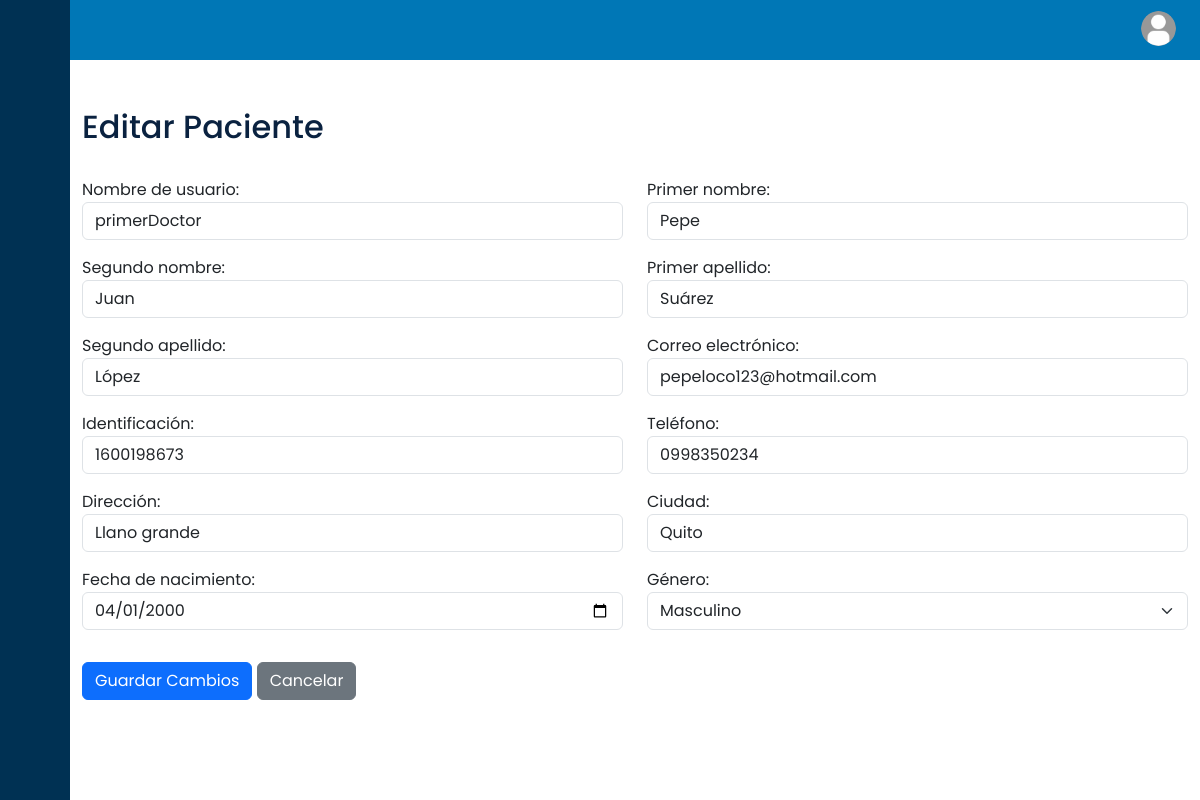
Page /core/edit_patient/3/ (signed in) on the committed database.
### core/models.py (models this page shows, shortened)
class User(AbstractUser):
    middle_name = models.CharField(max_length=30, blank=True, null=True)
    maternal_surname = models.CharField(max_length=30, blank=True, null=True)
    identification = models.CharField(max_length=13, blank=True, null=True)
    address = models.CharField(max_length=50, blank=True, null=True)
    city = models.CharField(max_length=15, blank=True, null=True)
    phone_number = models.CharField(max_length=10, blank=True, null=True)
    birth_date = models.DateField(blank=True, null=True)
    GENRE_CHOICES = [
        ('M', 'Masculino'),
        ('F', 'Femenino'),
    ]
    genre = models.CharField(
        max_length=1, choices=GENRE_CHOICES, blank=False, null=False)

### core/views/patient_views.py (the view)
@login_required
def create_or_edit_patient(request, patient_id=None):
    is_editing = patient_id is not None
    patient = None
    if is_editing:
        patient = get_object_or_404(User, pk=patient_id)
    if request.method == 'POST':
        form = UserForm(request.POST, instance=patient)
        if form.is_valid():
            try:
                patient = form.save(commit=False)
                if not is_editing:
                    password = generate_password()
                    patient.set_password(password)
                patient.modified_by = request.user
                patient.save()
                if not is_editing:
                    patient_group, created = Group.objects.get_or_create(
                        name='Paciente')
                    patient.groups.add(patient_group)
                    messages.success(
                        request, f'Paciente creado con éxito. La contraseña generada es: {password}'
                    )
                else:
                    messages.success(
                        request, 'Paciente actualizado con éxito.')
                return redirect('manage_patients')
            except Exception as e:
                messages.error(
                    request, f'Error al guardar el paciente: {str(e)}')
        else:
            for field, errors in form.errors.items():
                for error in errors:
                    messages.error(
                        request, f"{form.fields[field].label}: {error}")
    else:
        if patient and patient.birth_date:
            patient.birth_date = patient.birth_date.strftime('%Y-%m-%d')
        form = UserForm(instance=patient)
    return render(request, 'receptionist/create_or_edit_patient.html', {
        'form': form,
        'is_editing': is_editing
    })

### core/context_processors.py (called while the page is built)
def group_context(request):
    if request.user.is_authenticated:
        return {
            'is_paciente': request.user.groups.filter(name='Paciente').exists(),
            'is_administrador': request.user.groups.filter(name='Administrador').exists(),
            'is_secretaria': request.user.groups.filter(name='Secretaria').exists(),
            'is_doctor': request.user.groups.filter(name='Doctor').exists(),
        }
    return {}

### core/templates/receptionist/create_or_edit_patient.html (shortened to what this page needs)
{% extends 'shared/base.html' %}
{% block content %}
<div class="container mt-5">
    <h2>
        {% if is_editing %}
            Editar Paciente
        {% else %}
            Crear Paciente
        {% endif %}
    </h2>
    <br>
    <form method="post">
        <div class="row">
            <div class="col-md-6 mb-3">
                {{ form.username.label_tag }}
                {{ form.username }}
            </div>
            <div class="col-md-6 mb-3">
                {{ form.first_name.label_tag }}
                {{ form.first_name }}
            </div>
        </div>
        <div class="row">
            <div class="col-md-6 mb-3">
                {{ form.middle_name.label_tag }}
                {{ form.middle_name }}
            </div>
            <div class="col-md-6 mb-3">
                {{ form.last_name.label_tag }}
                {{ form.last_name }}
            </div>
        </div>
        <div class="row">
            <div class="col-md-6 mb-3">
                {{ form.maternal_surname.label_tag }}
                {{ form.maternal_surname }}
            </div>
            <div class="col-md-6 mb-3">
                {{ form.email.label_tag }}
                {{ form.email }}
            </div>
        </div>
        <div class="row">
            <div class="col-md-6 mb-3">
                {{ form.identification.label_tag }}
                {{ form.identification }}
            </div>
            <div class="col-md-6 mb-3">
                {{ form.phone_number.label_tag }}
                {{ form.phone_number }}
            </div>
        </div>
        <div class="row">
            <div class="col-md-6 mb-3">
                {{ form.address.label_tag }}
                {{ form.address }}
            </div>
            <div class="col-md-6 mb-3">
                {{ form.city.label_tag }}
                {{ form.city }}
            </div>
        </div>
        <div class="row">
            <div class="col-md-6 mb-3">
                {{ form.birth_date.label_tag }}
                {{ form.birth_date }}
            </div>
            <div class="col-md-6 mb-3">
                {{ form.genre.label_tag }}
                {{ form.genre }}
            </div>
        </div>
        <div class="row">
        </div>
        <button type="submit" class="btn btn-primary">
            {% if is_editing %}
                Guardar Cambios
            {% else %}
                Crear
            {% endif %}
        </button>
        <a href="{% url 'manage_patients' %}" class="btn btn-secondary">Cancelar</a>
    </form>
</div>
{% endblock %}

### core/static/styles/main.css (style rules this page uses)
a { text-decoration: none; color: #6366f1; }
h2 { color: #0a2240; }
body { font-family: 'Poppins', sans-serif; }

### rows in the picture
User: username "primerDoctor", first_name "Pepe", middle_name "Juan", last_name "Suárez", maternal_surname "López", email "pepeloco123@hotmail.com", identification "1600198673", phone_number "0998350234", address "Llano grande", city "Quito", birth_date "04/01/2000", genre "Masculino"
